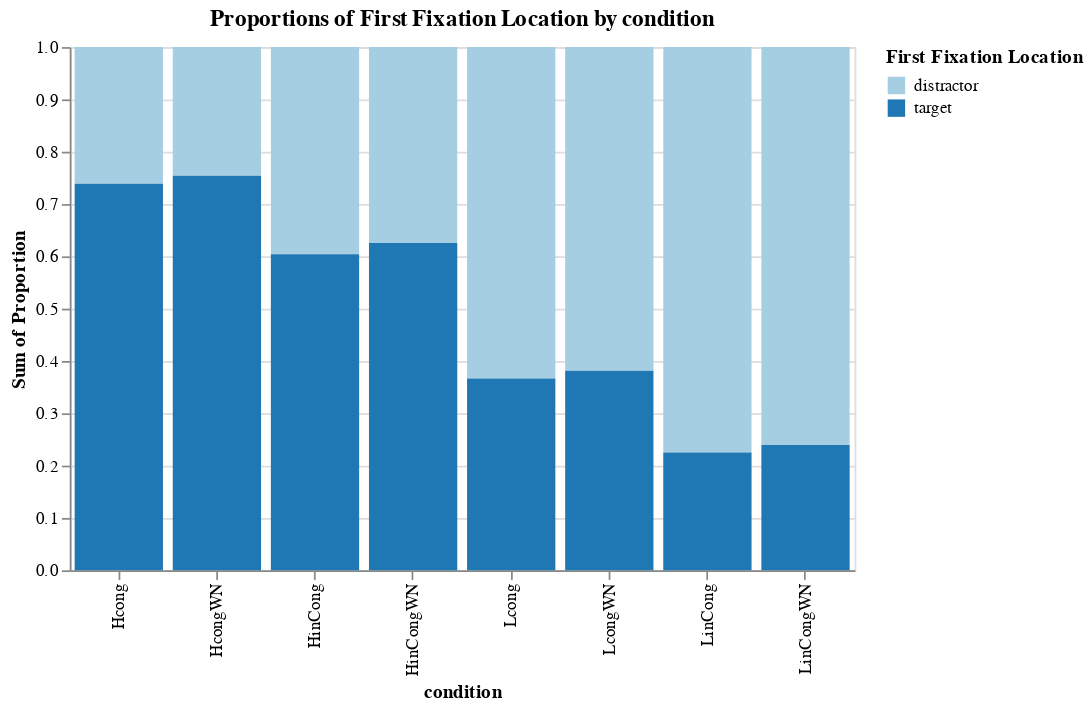

The cell this chart's notebook holds for it:
### Code cell
ah.stacked_bar_graph(df = first_fix_props,id_vars_list = my_idList,value_vars_list=my_valList,
                   var_name_str = 'First Fixation Location', value_name_str='Proportion', x='condition', 
                   y = 'Proportion', z='First Fixation Location', output_directory=fig_output, custom_scheme = 'paired')

### Figure 1 — Vega-Lite specification as saved in the notebook (floating-point values rounded to 4 significant figures)
{"config": {"view": {"continuousWidth": 400, "continuousHeight": 300}}, "data": {"name": "data-5831741b0d3a81620708e71999091949"}, "mark": "bar", "encoding": {"color": {"type": "nominal", "field": "First Fixation Location", "scale": {"scheme": "paired"}}, "x": {"type": "nominal", "field": "condition"}, "y": {"type": "quantitative", "aggregate": "sum", "field": "Proportion"}}, "title": "Proportions of First Fixation Location by condition", "width": 450, "$schema": "https://vega.github.io/schema/vega-lite/v4.8.1.json", "datasets": {"data-5831741b0d3a81620708e71999091949": [{"condition": "HcongWN", "First Fixation Location": "distractor", "Proportion": 0.2457}, {"condition": "HinCongWN", "First Fixation Location": "distractor", "Proportion": 0.3745}, {"condition": "LinCong", "First Fixation Location": "distractor", "Proportion": 0.7747}, {"condition": "HinCong", "First Fixation Location": "distractor", "Proportion": 0.3958}, {"condition": "LcongWN", "First Fixation Location": "distractor", "Proportion": 0.6187}, {"condition": "Hcong", "First Fixation Location": "distractor", "Proportion": 0.261}, {"condition": "LinCongWN", "First Fixation Location": "distractor", "Proportion": 0.7605}, {"condition": "Lcong", "First Fixation Location": "distractor", "Proportion": 0.6336}, {"condition": "HcongWN", "First Fixation Location": "target", "Proportion": 0.7543}, {"condition": "HinCongWN", "First Fixation Location": "target", "Proportion": 0.6255}, {"condition": "LinCong", "First Fixation Location": "target", "Proportion": 0.2253}, {"condition": "HinCong", "First Fixation Location": "target", "Proportion": 0.6042}, {"condition": "LcongWN", "First Fixation Location": "target", "Proportion": 0.3813}, {"condition": "Hcong", "First Fixation Location": "target", "Proportion": 0.739}, {"condition": "LinCongWN", "First Fixation Location": "target", "Proportion": 0.2395}, {"condition": "Lcong", "First Fixation Location": "target", "Proportion": 0.3664}]}}
